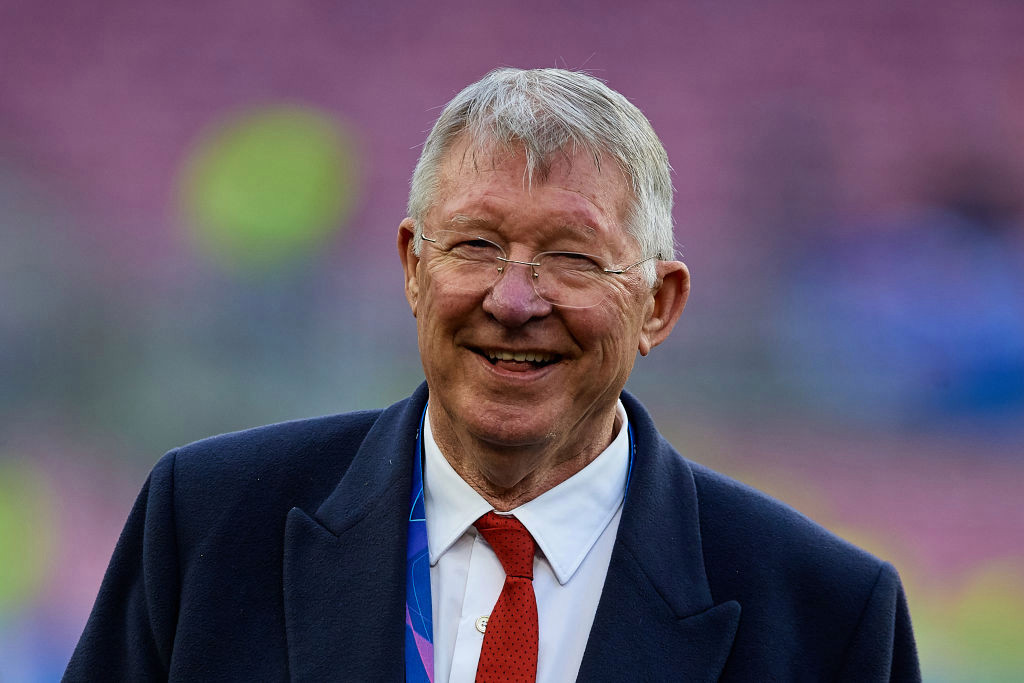
#> input picture saf.jpg, 1024 x 683 px
$ python facedetection.py
#> lines starting #> are read from the running program, lines starting #| are printed output that depends on the picture; after the words box and inside, x2 and y2 are one past the last pixel; in counts of white or black regions, pixels touching at a corner belong together
#https://github.com/opencv/opencv/tree/master/data/haarcascades
import cv2 as cv

img=cv.imread('saf.jpg')
#> img is the input picture: shape (683, 1024, 3); mean B, G, R 106.2, 88.3, 100.7
gray=cv.cvtColor(img,cv.COLOR_BGR2GRAY)
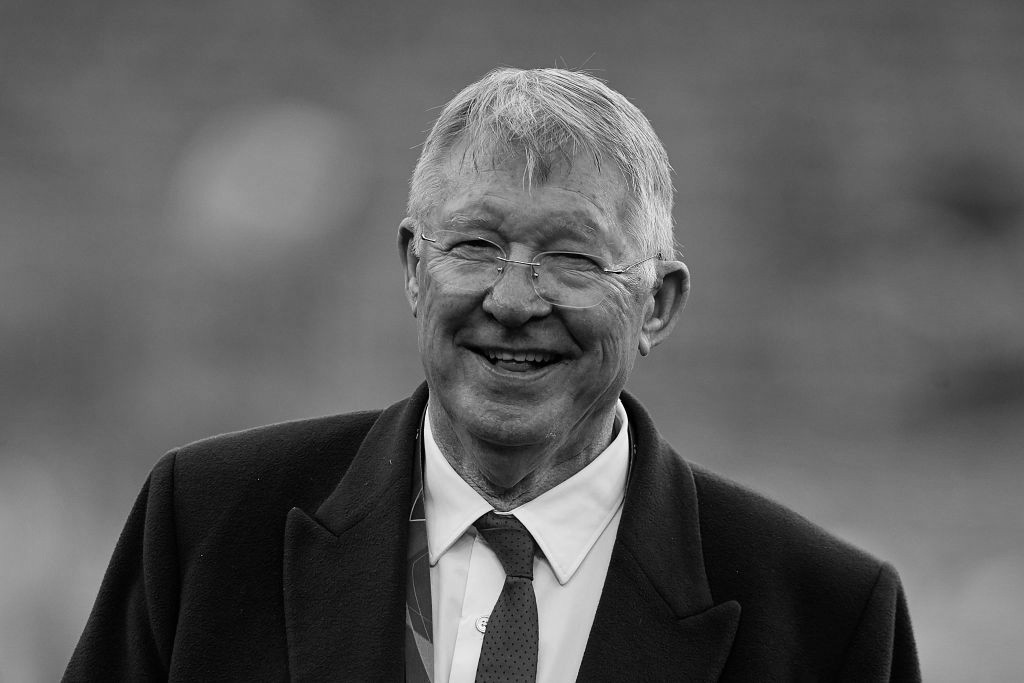
#> gray: shape (683, 1024); min 0, max 254, mean 94.1

haar_cascade=cv.CascadeClassifier('haar_face.xml')
faces_rect=haar_cascade.detectMultiScale(gray,scaleFactor=1.1,minNeighbors=10) #output= array (x,y,w,h) w=h because it's a square
#> faces_rect = [[387, 143, 274, 274]]

for (x,y,w,h) in faces_rect:
    cv.rectangle(img,(x,y),(x+w,y+h),(255,0,0),3)
#> this loop made 1 pass
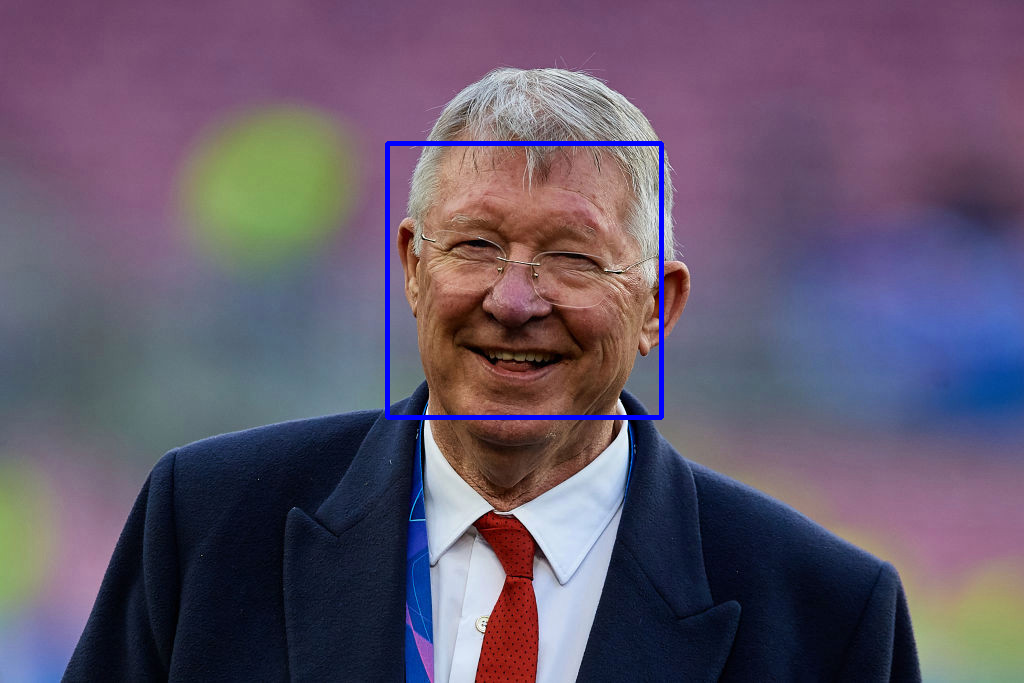
#> img: shape (683, 1024, 3); 0.78% of pixels changed, all inside (x1, y1, x2, y2) = (385, 141, 664, 420)

print(faces_rect)
#| [[387 143 274 274]]
cv.imshow('Face Detection',img)
cv.waitKey(0)

$ run again, with 248891.jpg copied over saf.jpg
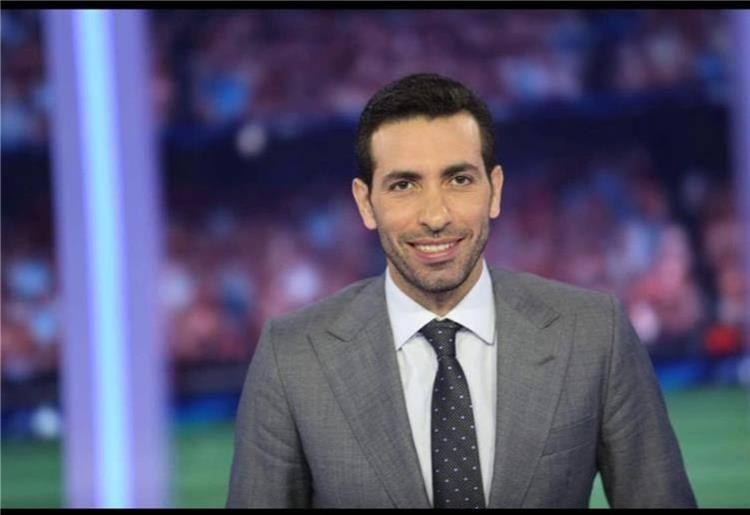
#> input picture 248891.jpg, 750 x 515 px
#> img is the input picture: shape (515, 750, 3); mean B, G, R 111.7, 83.1, 86.1
#> `gray=cv.cvtColor(img,cv.COLOR_BGR2GRAY)`:
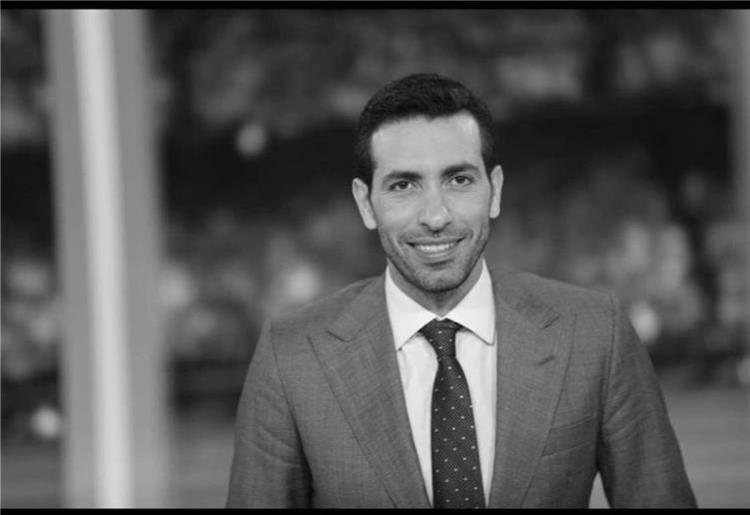
#> gray: shape (515, 750); min 0, max 253, mean 87.2
#> faces_rect = [[349, 119, 164, 164]]
#> the loop `for (x,y,w,h) in faces_rect:` made 1 pass
#> after the loop `for (x,y,w,h) in faces_rect:`:
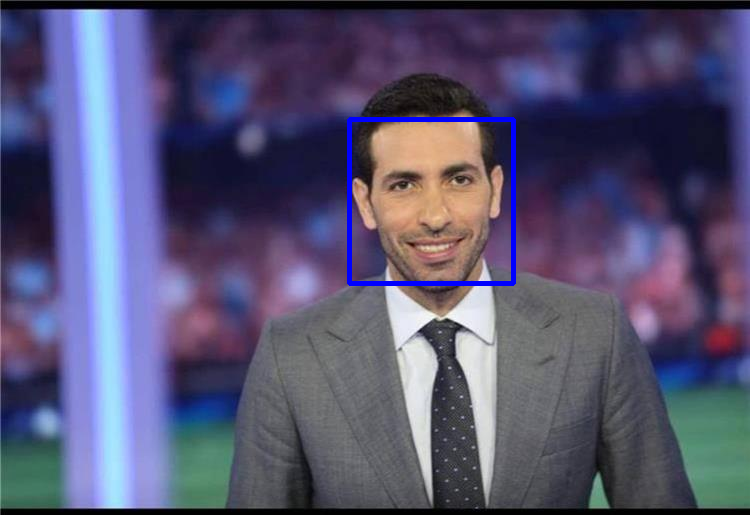
#> img: shape (515, 750, 3); 0.85% of pixels changed, all inside (x1, y1, x2, y2) = (347, 117, 516, 286)
#| [[349 119 164 164]]

$ run again, with 3206541-65686088-2560-1440.jpg copied over saf.jpg
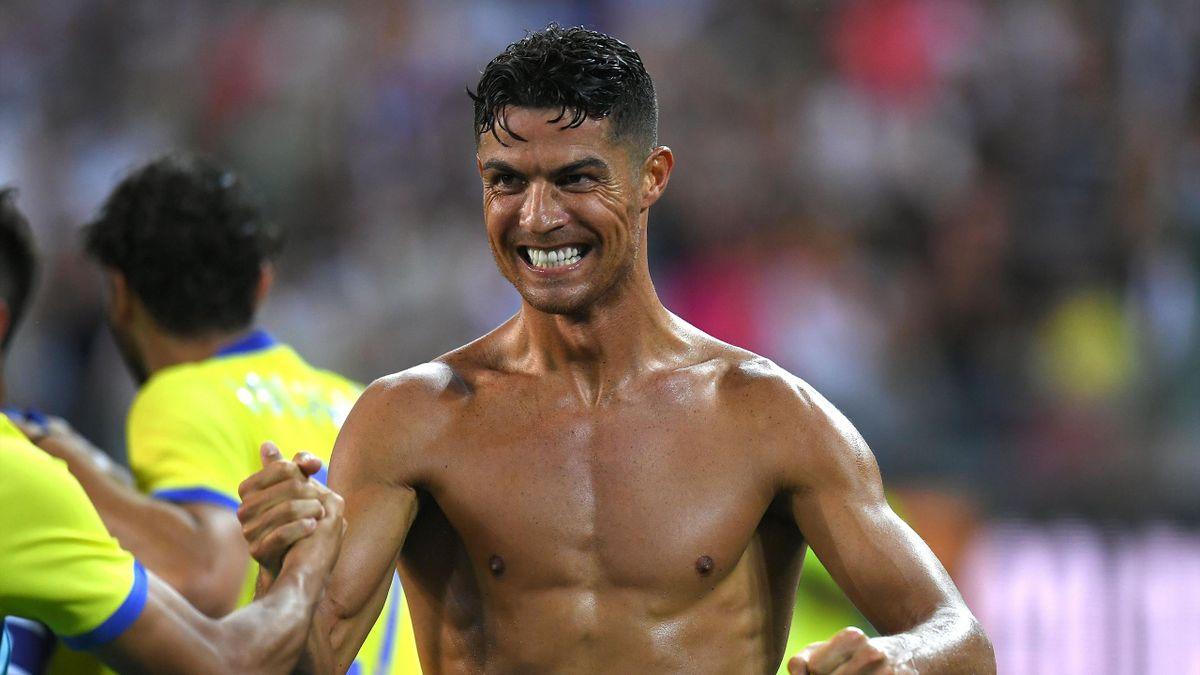
#> input picture 3206541-65686088-2560-1440.jpg, 1200 x 675 px
#> img is the input picture: shape (675, 1200, 3); mean B, G, R 84.8, 97.3, 110.5
#> `gray=cv.cvtColor(img,cv.COLOR_BGR2GRAY)`:
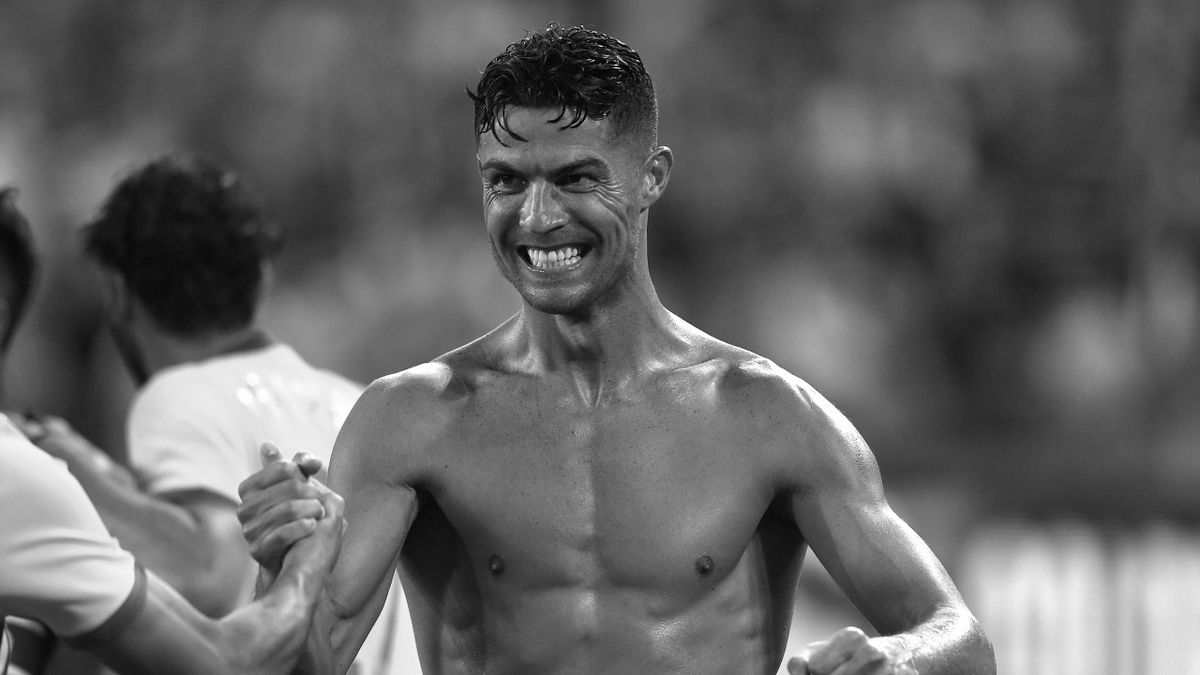
#> gray: shape (675, 1200); min 0, max 255, mean 99.8
#> faces_rect = ()
